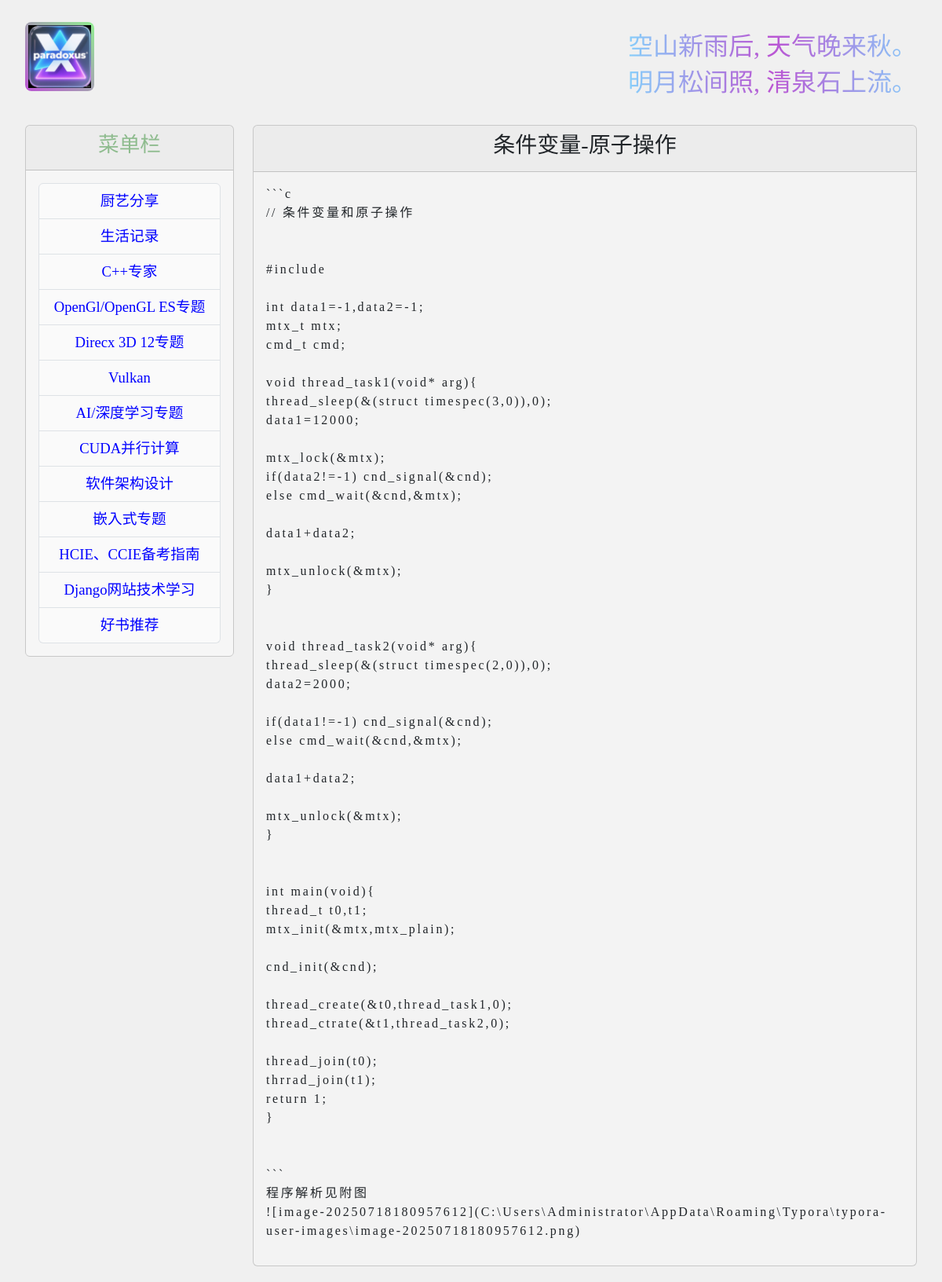
The page /post/post_1/ on the database its author committed.
### mysite/models.py (models this page shows, shortened)
class Post(models.Model):
    title: str = models.CharField(max_length=200)
    slug:  str = models.CharField(max_length=200)
    body:  str = models.TextField()
    pub_date: datetime = models.DateTimeField(auto_now_add=True)
    class Meta:
        ordering=("-pub_date",)

### mysite/views.py (the view)
# urls.py: path('post/<slug:slug>/', HomePageView.showpost),
    @staticmethod
    def showpost(request, slug) ->HttpResponse:
        try:
            post: QuerySet=Post.objects.get(slug=slug)
            if post is not None:
                return render(request=request, template_name="post.html", context={"post": post})
        except Post.DoesNotExist:
            return redirect('/')

### templates/post.html (shortened to what this page needs)
{% extends "base.html" %}
{% block head-message %}
    <h3 style="font-family: 'JetBrains Mono'">{{ post.title }}</h3>
{% endblock %}
<%{% block content %}
	<p style="font-family: 'JetBrains Mono';font-size: 12pt;letter-spacing: 2pt">{{ post.body|safe|linebreaksbr}}</p>
{% endblock %}

### templates/base.html (shortened to what this page needs)
{% load static %}
<!DOCTYPE html>
<html lang="en">
<head>
    <link href="https://cdn.jsdelivr.net/npm/bootstrap@5.3.8/dist/css/bootstrap.min.css"
          rel="stylesheet"
>
</head>
<body style="background-image: url({% static 'images/yin.png' %});background-size: cover;background-repeat: no-repeat">
    <div class="container-fluid">
        {% include "header.html"%}
        <div class="row" style="margin-top: 20pt">
            <div class="col-sm-3 col-md-3">
                <div class="card" style="background-color: rgba(255,255,255,0.2)" >
                    <div class="card-header" style="position: sticky;top: 10px;">
                        <h3 style="font-family: 'JetBrains Mono';font-size: 20pt;text-align: center;background: transparent;color: darkseagreen">菜单栏</h3>
                    </div>
                    <div class="card-body" style="background-color: rgba(255,255,255,0.2)">
                        <div class="list-group" style="font-family: 'JetBrains Mono';font-size: 14pt;background-color: rgba(255,255,255,0.2)">
                            <a href="/" class="list-group-item" style="color: blue;text-align: center;background-color: rgba(255,255,255,0.2)">厨艺分享</a>
                            <a href="{% url 'test_page' %}" class="list-group-item" style="color: blue;text-align: center;background-color: rgba(255,255,255,0.2)">生活记录</a>
                            <a href="https://www.sina.com.cn" class="list-group-item" style="color: blue;text-align: center;background-color: rgba(255,255,255,0.2)">C++专家</a>
                            <a href="https://www.sina.com.cn" class="list-group-item" style="color: blue;text-align: center;background-color: rgba(255,255,255,0.2)">OpenGl/OpenGL ES专题</a>
                            <a href="https://www.sina.com.cn" class="list-group-item" style="color: blue;text-align: center;background-color: rgba(255,255,255,0.2)">Direcx 3D 12专题</a>
                            <a href="https://www.sina.com.cn" class="list-group-item" style="color: blue;text-align: center;background-color: rgba(255,255,255,0.2)">Vulkan</a>
                            <a href="https://www.sina.com.cn" class="list-group-item" style="color: blue;text-align: center;background-color: rgba(255,255,255,0.2)">AI/深度学习专题</a>
                            <a href="https://www.sina.com.cn" class="list-group-item" style="color: blue;text-align: center;background-color: rgba(255,255,255,0.2)">CUDA并行计算</a>
                            <a href="https://www.sina.com.cn" class="list-group-item" style="color: blue;text-align: center;background-color: rgba(255,255,255,0.2)">软件架构设计</a>
                            <a href="https://www.sina.com.cn" class="list-group-item" style="color: blue;text-align: center;background-color: rgba(255,255,255,0.2)">嵌入式专题</a>
                            <a href="https://www.sina.com.cn" class="list-group-item" style="color: blue;text-align: center;background-color: rgba(255,255,255,0.2)">HCIE、CCIE备考指南</a>
                            <a href="https://www.sina.com.cn" class="list-group-item" style="color: blue;text-align: center;background-color: rgba(255,255,255,0.2)">Django网站技术学习</a>
                            <a href="https://www.sina.com.cn" class="list-group-item" style="color: blue;text-align: center;background-color: rgba(255,255,255,0.2)">好书推荐</a>
                        </div>
                    </div>
                </div>
            </div>
            <div class="col-sm-9 col-md-9">
                <div class="card" style="background-color: rgba(255,255,255,0.2)">
                    <div class="card-header" style="text-align: center;">
                        {% block head-message %}
                        {% endblock %}
                    </div>
                    <div class="card-body" >
                        {% block content%}
                        {% endblock %}
                    </div>
                </div>
            </div>
        </div>
    </div>
</body>
</html>

### templates/header.html (shortened to what this page needs)
<!DOCTYPE html>
{% load static %}
<html lang="en">
<head>
</head>
<body>
<div style="display: flex;justify-content: space-between;align-items: center">
        <h3 class="gradient-img-container" style="text-align: left;"> <img src="{% static 'images/icon.png' %}" alt="" width="80"></h3>
        <div style="text-align: right">
            <h1 class="gradient-text" style="font-family: 'JetBrains Mono';font-size: 24pt;margin-top: 15pt;">空山新雨后, 天气晚来秋。</h1>
            <h1 class="gradient-text" style="font-family: 'JetBrains Mono';font-size: 24pt;">明月松间照, 清泉石上流。</h1>
        </div>
</div>
</body>
</html>

### templates/header.html (style rules this page uses)
body { margin: 20px; background-color: #f0f0f0; }
.gradient-text { background: linear-gradient(90deg, lightskyblue, mediumorchid, lightskyblue,olivedrab,deeppink); background-size: 200% 200%; -webkit-background-clip: text; background-clip: text; color: transparent; animation: gradientShift 5s ease infinite; }
.gradient-img-container { display: inline-block; padding: 4px; border-radius: 8px; background: linear-gradient(45deg, olivedrab, mediumorchid, lightgreen,deeppink); background-size: 300% 300%; animation: gradientRotate 6s ease infinite; }

### rows shown on the page
Post: title "条件变量-原子操作", body "```c // 条件变量和原子操作 #include int data1=-1,data2=-1; mtx_t mtx; cmd_t cmd; void thread_task1(void* arg){ thread_sleep(&(struct timespec(3,0)),0); data1=12000; mtx_lock(&mtx); if(data2!=-1) cnd_signal(&cnd); else cmd_wait(&cnd,&mtx); data1+data2; mtx_unlock(&mtx); } void thread_task2(void* arg){ thread_sleep(&(struct timespec(2,0)),0); data2=2000; if(data1!=-1) cnd_signal(&cnd); else cmd_wait(&cnd,&mtx); data1+data2; mtx_unlock(&mtx); } int main(void){ thread_t t0,t1; mtx_init(&mtx,mtx_plain); cnd_init(&cnd); thread_create(&t0,thread_task1,0); thread_ctrate(&t1,thread_task2,0); thread_join(t0); thrrad_join(t1); return 1; } ``` 程序解析见附图…"
